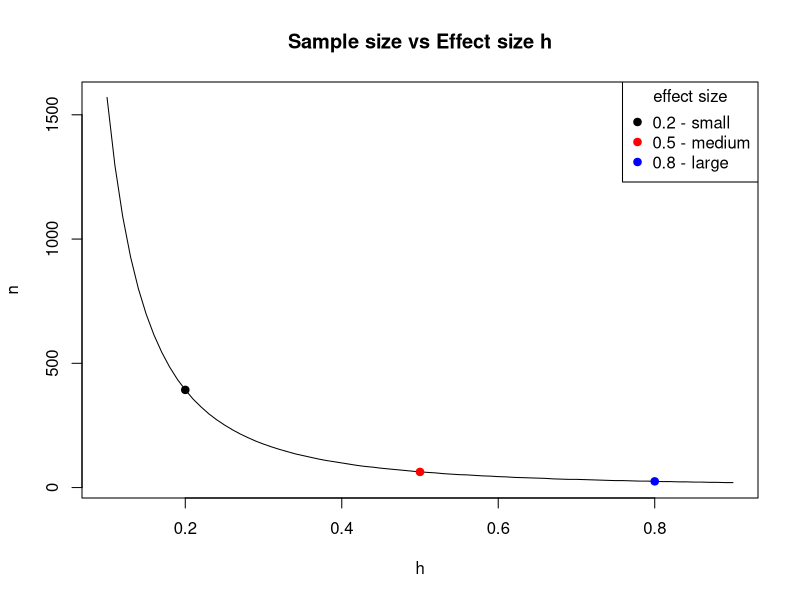
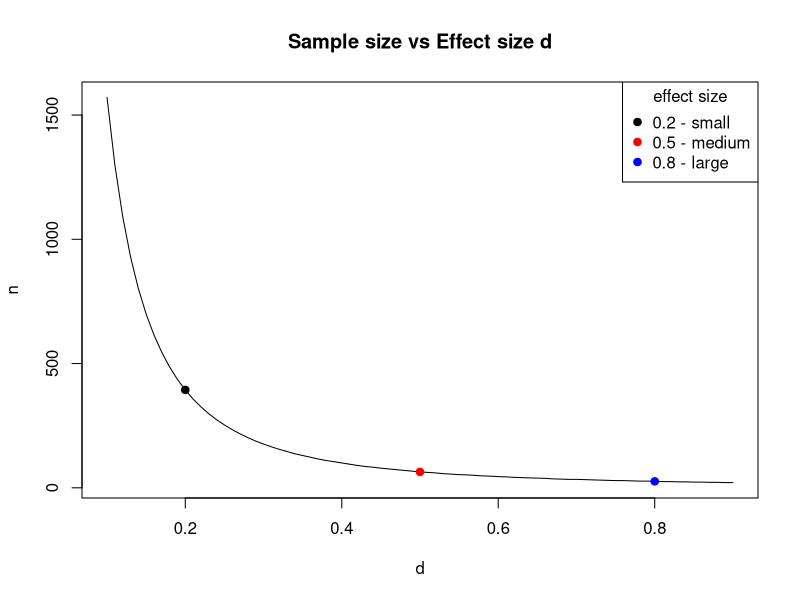
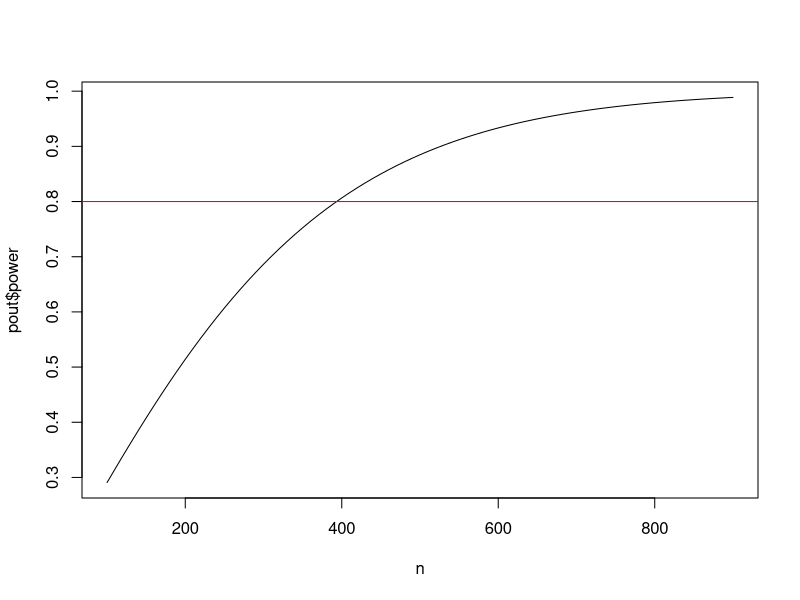
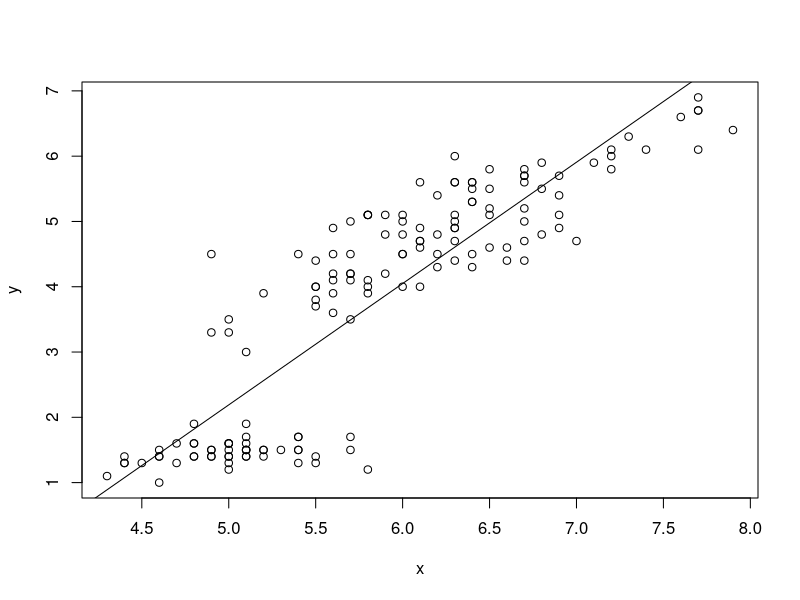
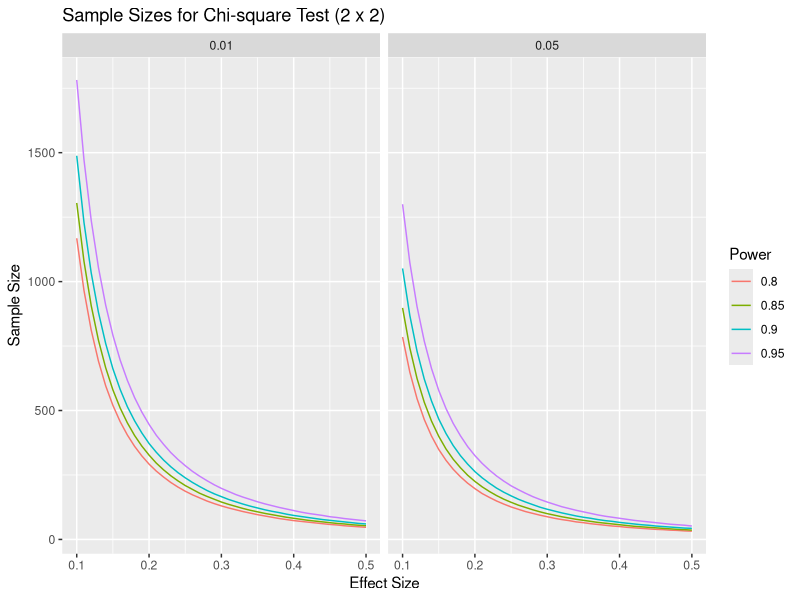

Write the R code that produced these figures, in order.
# Clay Ford
# Power and Sample Size Analysis
# Spring 2016
# UVa StatLab

# Power and sample size calculations for various statistical tests using the
# "pwr" package and a few built-in R functions


# install.packages("pwr")
library(pwr)


# pwr.p.test --------------------------------------------------------------

# one-sample test for proportions  (ES=h) 

# When we want to test if a proportion is equal to some hypothesized value 
# versus a null value, such as random chance, or 0.5. Notice it requires an
# effect size expressed as "h". Use the ES.h() function for this.

# This applies to our name tag example. Say we think people place name tags on 
# the left side of their chest 65% percent of the time versus random chance
# (50%). What sample size do we need to show this assuming a significance level
# (Type I error) of 0.05 and a desired power of 0.80?

# The effect size is .65 - .50 = .15. But notice that .16 - .01 = .15 as well. 
# The absolute differences are equal but notice their ratios:

0.65/0.50
0.16/0.01

# A difference of 0.16 and 0.01 is more dramatic than 0.65 and 0.50. Because of 
# this the difference 0.65 vs. 0.50 requires a larger sample size. Hence the
# need to calculate an effect size that reflects this. Using ES.h()

ES.h(p1 = 0.65, p2 = 0.50)
ES.h(p1 = 0.16, p2 = 0.01) # larger effect size

# NOTE: the effect size is calculated using an arcsine transformation. Also, the
# "h" effect size ranges (practically) from about 0.05 to 2.7 in absolute value.

# In this particular statistical test, we want the p1 = alternative and p2 =
# Null: ES.h(p1 = 0.65, p2 = 0.50)

# How many people do I need to sample to reject the null of random chance (0.50)
# if the true proportion is 0.65, with 80% power and 0.05 significance?
h <- ES.h(p1 = 0.65, p2 = 0.50)
pwr.p.test(h = h, sig.level = 0.05, power = 0.80)

# About 85 people; always round up.

# The previous example assumed a two-sided test: Null = 0.5, Alt != 0.5. However
# our hypothesis is that the proportion is GREATER than 0.5, so we should modify
# our calculations to be one-sided. Our test is more powerful if we're willing
# to believe the alternative is "greater" than .50. Set alternative = "greater"
pwr.p.test(h = h, sig.level = 0.05, power = 0.80, alternative = "greater")

# Notice we need fewer people. 

# Say we think people place name tags on the left 75% percent of the time
# instead of 50%. What is the power of our test if we survey 30 people provided 
# we accept a significance level of 0.05? (Notice we can use the ES.h() function
# in pwr.p.test)
pwr.p.test(h = ES.h(p1 = 0.75, p2 = 0.50), n = 30, sig.level = 0.05)

# Again, notice the default is a "two.sided" test. This means we're simply
# testing that the alternative proportion is not 0.5. It could be lower or
# higher. Assuming "greater" increases the power:
pwr.p.test(h = ES.h(p1 = 0.75, p2 = 0.50), n = 30, sig.level = 0.05, 
           alternative = "greater")

# Equivalently we can think of one proportion being "less" than some value, say
# 0.25 versus random chance. Notice the effect is negative and resulting power is
# the same:
pwr.p.test(h = ES.h(p1 = 0.25, p2 = 0.50), n = 30, sig.level = 0.05, 
           alternative = "less")

# NOTE: Usually recommended to stick with the two-sided alternative.


# YOUR TURN!
# Say we think people place name tags on the left 70% percent of the time instead
# of 50%. What sample size do we need to show this assuming a significance level
# of 0.01, a desired power of 0.90, and a one-sided "greater" alternative?
pwr.p.test(h = ES.h(p1 = 0.70, p2 = 0.50), sig.level = 0.01, power = 0.90, 
           alternative = "greater")


# pwr.2p.test -------------------------------------------------------------

# two-sample test for proportions (ES=h) 

# We want to test if two proportions are equal. To use this function, we once 
# again need to calculate effect size using ES.h(). Or as we'll see, we can use
# the base R function, power.prop.test.

# EXAMPLE: Let's say I randomly sample male and female UVa undergrad students 
# and ask them if they consume alcohol at least once a week. My null hypothesis 
# is no difference in the proportion that answer yes. My alternative hypothesis 
# is that there is a difference. (two-sided; one gender has higher proportion, I
# don't know which.) I'd like to detect a difference as small as 5%. How many 
# students do I need to sample in each group if we want 80% power and a
# significance level of 0.05?

# Recall effect size depends on the two proportions we compare:
ES.h(p1 = 0.55, p2 = 0.50)
ES.h(p1 = 0.35, p2 = 0.30)
ES.h(p1 = 0.15, p2 = 0.10)

# 55% vs. 50%
pwr.2p.test(h = ES.h(p1 = 0.55, p2 = 0.50), sig.level = 0.05, power = .80)
# 35% vs. 30%
pwr.2p.test(h = ES.h(p1 = 0.35, p2 = 0.30), sig.level = 0.05, power = .80)
# 15% vs. 10%
pwr.2p.test(h = ES.h(p1 = 0.15, p2 = 0.10), sig.level = 0.05, power = .80)

# Sample size is per group. Always round sample size up.

# Base R has a function called power.prop.test that allows you to use the raw
# proportions in the function.
power.prop.test(p1 = 0.55, p2 = 0.50, sig.level = 0.05, power = .80)
power.prop.test(p1 = 0.35, p2 = 0.30, sig.level = 0.05, power = .80)
power.prop.test(p1 = 0.15, p2 = 0.10, sig.level = 0.05, power = .80)

# Notice the results are slightly different. It calculates effect size
# differently.

# If we don't have any preconceived estimates of proportions or don't feel
# comfortable making estimates, we can use a conventional effect size:
cohen.ES(test = "p", size = "small") # 0.2
cohen.ES(test = "p", size = "medium") # 0.5
cohen.ES(test = "p", size = "large") # 0.8


# Sample sizes for the conventional effects:
pwr.2p.test(h = 0.2, sig.level = 0.05, power = .80)
pwr.2p.test(h = 0.5, sig.level = 0.05, power = .80)
pwr.2p.test(h = 0.8, sig.level = 0.05, power = .80)

# Let's see how effect size affects sample size. The results of the pwr
# functions can be saved:
pout <- pwr.2p.test(h = 0.2, power = 0.80, sig.level = 0.05)
# Then various parts can be extracted:
str(pout)
pout$n
ceiling(pout$n) # round up

# We can also do this directly as follows:
ceiling(pwr.2p.test(h = 0.2, power = 0.80, sig.level = 0.05)$n)

# comparing effect size to sample size to help us get a feel for their
# relationship:

# generate a sequence of effect sizes
h <- seq(0.1, 0.9, 0.01)

# "apply" the pwr.p.test function to the effect sizes
n <- sapply(h, function(x)ceiling(pwr.2p.test(h = x, power = 0.80)$n))

# plot sample size vs. effect size
plot(h, n, type="l", main="Sample size vs Effect size h")

# add points representing "conventional" effect sizes
points(x = c(0.2,0.5,0.8), y = n[h %in% c(0.2,0.5,0.8)], 
       pch=19, cex=1, col=c("black","red","blue"))
legend("topright", legend = c("0.2 - small","0.5 - medium","0.8 - large"), 
       col = c("black","red","blue"), 
       pch = 19, title = "effect size")

# As we go below 0.2, the sample size takes off!

# What sample size do I need to detect effects of 0.2 and 0.1 with 80% power?
pwr.2p.test(h = 0.2, sig.level = 0.05, power = 0.8)
pwr.2p.test(h = 0.1, sig.level = 0.05, power = 0.8)

# YOUR TURN! Let's say we're only able to randomly sample 80 students (40 per 
# group). What's the power of our two-sided test test if we assume a small
# effect size of 0.2 and we set significance level to 0.05?
pwr.2p.test(h = 0.2, sig.level = 0.05, n = 40)


# pwr.2p2n.test -----------------------------------------------------------

# two-sample test for proportions, unequal sample sizes (ES=h) 

# This function allows us to calculate power when we have unequal sample sizes. 
# We can also use it to find a sample size for one group when we already know
# the size of the other. It has two "n" arguments: n1 and n2

# Let's return to our undergraduate survey of alcohol consumption. It turns out 
# we were able to survey 543 males and 675 females. What's the power of our
# test?

# I honestly have no idea if there would be a difference, or if there was, how
# big that difference would be. I also have no idea about what the proportions
# would be. In this case we could use a "conventional" effect size. (Small,
# Medium, or Large)

# Let's say we're interested in being able to detect a "small" effect size.

cohen.ES(test = "p", size = "small") # 0.2

# So instead of using ES.h() with guesses at p1 and p2, I can just use the
# effect size 0.2.
pwr.2p2n.test(h = 0.2, n1 = 543, n2 = 675, sig.level = 0.05)

# Let's say I previously surveyed 763 female undergraduates and found that p%
# said they consumed alcohol once a week. I'd like to survey some males and see
# if a significantly different proportion respond yes. How many do I need to
# sample to detect a small effect size in either direction with 80% power and a 
# significance level of 0.05?

pwr.2p2n.test(h = 0.2, n1 = 763, power = 0.8, sig.level = 0.05)
# or specify n2; it doesn't matter
pwr.2p2n.test(h = 0.2, n2 = 763, power = 0.8, sig.level = 0.05)



# pwr.t.test --------------------------------------------------------------

# one sample and two sample t tests for means (ES=d) 

# The effect size d is simply the difference in population means divided by the 
# standard deviation of either population (since they are assumed equal). Now we
# have to make a guess at the standard deviation!

# There is no function for effect size d. We have to calculate this ourselves.

# d = mean1 - mean2 / sd

# The cohen.ES function can return small, medium and large d values, which are
# 0.2, 0.5 and 0.8:
cohen.ES(test = "t", size = "small")
cohen.ES(test = "t", size = "medium")
cohen.ES(test = "t", size = "large")

# Two-sample t test

# EXAMPLE: I'm interested to know if there is a difference in the mean price of 
# what male and female students pay at the library coffee shop. Let's say I 
# randomly observe 30 male and 30 female students check out from the coffee shop
# and note their total purchase price. How powerful is this experiment if I want
# to detect a "medium" effect in either direction?

pwr.t.test(n = 30, d = 0.5, sig.level = 0.05) # n is per group

# How many do I need to observe for a test with 80% power?
pwr.t.test(d = 0.5, power = 0.80, sig.level = 0.05)

# What about a large effect?
pwr.t.test(n = 30, d = 0.8, sig.level = 0.05) # n is per group
pwr.t.test(d = 0.8, power = 0.8, sig.level = 0.05) 


# The default alternative is "two.sided". That is, we're looking for an effect 
# in either direction. We can specify the alternative as "greater" than 0 or
# "less" than 0. 

# alternative: greater than 0 (positive effect)
# what sample size do I need for 80% power and a medium effect?
pwr.t.test(d = 0.5, power = 0.80, sig.level = 0.05, alternative = "greater")

# alternative: less than 0 (negative effect)
# need to make the effect negative
# what sample size do I need for 80% power?
pwr.t.test(d = -0.5, power = 0.80, sig.level = 0.05, alternative = "less")

# Same sample size in either case. Again, in practice, probably best to conduct
# two-sided tests.

# EXAMPLE: Let's say we want to be able to detect a difference of at least 75
# cents in the mean purchase price. How can we convert that to an effect size?
# First we need to make a guess at the population standard deviation. If we have
# absolutely no idea, one rule of thumb is to take the difference between the 
# maximum and minimum values and divide by 4 (or 6). Let's say max is 10 and min
# is 1. So our guess at a standard deviation is 9/4 = 2.25. Therefore d is

d <- 0.75/2.25 # 0.333
pwr.t.test(d = d, power = 0.80, sig.level = 0.05)

# An effect size of 0.333 requires 143 per group 
# An effect size of 0.2 requires 394 per group.

# Let's see how effect size affects sample size. Create a plot of effect size
# versus required sample size for 80% power and 0.05 significance level:
d <- seq(0.1,0.9,0.01)
n <- sapply(d, function(x) ceiling(pwr.t.test(d = x, power = 0.80)$n))
plot(d,n,type="l", main="Sample size vs Effect size d")
points(x = c(0.2,0.5,0.8), y = n[d %in% c(0.2,0.5,0.8)], 
       pch=19, cex=1, col=c("black","red","blue"))
legend("topright", legend = c("0.2 - small","0.5 - medium","0.8 - large"), 
       col = c("black","red","blue"), 
       pch = 19, title = "effect size")

# We can see how crucial anticipated effect size is to determining sample size.

# If you don't like working with d, you can use the power.t.test function that 
# comes with base R. It allows you to specify "delta" (true difference in means)
# and "sd" (standard deviation):

power.t.test(delta = 0.75, sd = 2.25, sig.level = 0.05, power = 0.8)

# For any of the pwr functions we can provide multiple sample size values to get
# multiple power estimates. For example, let's see how power changes as we let n
# go from 100 to 500 by 100 using a "small" effect size of 0.2.

pwr.t.test(n = seq(100,500,100), d = 0.2, sig.level = 0.05)

# We can save this output and graph:
n <- seq(100,900,10)
pout <- pwr.t.test(n = n, d = 0.2, sig.level = 0.05)
plot(x = n, y = pout$power, type = "l")
abline(h = 0.8, col = "red")

# One-sample t-test

# To calculate power and sample size for one-sample t-test, I have to set the
# "type" argument to type = "one.sample"

# EXAMPLE: I think the average purchase price at the Library coffee shop is over
# $3 per student. My null is $3 or less; my alternative is greater than $3. If 
# the true average purchase price is $3.50, I would like to have 90% power to 
# declare my estimated average purchase price is greater than $3. How many 
# transactions do I need to observe assuming a significance level of 0.05? Let's
# say max purchase price is $10 and min is $1. So our guess at a standard
# deviation is 9/4 = 2.25. Therefore d is...

d <- 0.50/2.25
pwr.t.test(d = d, sig.level = 0.05, power = 0.90, alternative = "greater", 
           type = "one.sample")

# or with power.t.test:
power.t.test(delta = 0.50, sd = 2.25, power = 0.90, sig.level = 0.05, 
             alternative = "one.sided", type = "one.sample")

# Very important to remember type = "one.sample"

# What if I lower my significance level to 0.01?
pwr.t.test(d = d, sig.level = 0.01, power = 0.90, alternative = "greater", 
           type = "one.sample")

# Going to extremes...
pwr.t.test(d = d, sig.level = 0.001, power = 0.999, alternative = "greater", 
           type = "one.sample")

# Another type is "paired". A paired t-test is basically the same as a 
# one-sample t-test. Instead of one sample of individual observations, you have 
# one sample of pairs of observations, where you take the difference between 
# each pair to get a single sample of differences. These are commonly before and
# after measures on the same person.

# The effect size for a paired t-test can include correlation between the pairs 
# (This is because the pairs are dependent, not independent):

# d = (mean1 - mean2) / sd * sqrt(2 * (1 - r))   (Cohen, p. 48)

# Another definition of effect size for paired data (without correlation):

# d = (mean1 - mean2) / sd * sqrt(2)    (Dalgaard, p. 145)

# The second is more conservative and probably safer to use.

# Notice "paired" and "one.sample" return the same result, but the effect (d)
# means different things in each scenario.
pwr.t.test(d = 0.2, power = 0.90, type = "paired")
pwr.t.test(d = 0.2, power = 0.90, type = "one.sample")

power.t.test(delta = 0.75, sd = 3.75, power = 0.90, type = "paired")
power.t.test(delta = 0.75, sd = 3.75, power = 0.90, type = "one.sample")

# EXAMPLE: 24 high school boys are put on a ultraheavy rope-jumping program. 
# Does this increase their 40-yard dash time? We'll measure their 40 time before
# the program and after. We'll use a paired t-test to see if the difference in 
# times is greater than 0. Assume the standard deviation of the differences will
# be about 0.25. How powerful is the test to detect a difference of about 0.08
# with 0.05 significance?

pwr.t.test(n = 24, d = 0.08 / (0.25 * sqrt(2)), 
           type = "paired", alternative = "greater")

# or 
power.t.test(n = 24, delta = 0.08, sd = 0.25 * sqrt(2), 
             type = "paired", alternative = "one.sided")


# YOUR TURN! How many boys would I need to sample to detect a difference of 0.05
# in either direction with 80% power and the usual 0.05 significance level,
# assuming the standard deviation of the differences will be about 0.25?
pwr.t.test(d = 0.05 / (0.25 * sqrt(2)), power = 0.8, type = "paired")
power.t.test(delta = 0.05, sd = 0.25 * sqrt(2), power = 0.8, type = "paired")

# pwr.t2n.test ------------------------------------------------------------

# two sample t test for means, unequal sample sizes (ES=d) 

# Find power for a t-test with 28 in one group and 35 in the other group and a
# medium effect size. (sig.level defaults to 0.05.)
pwr.t2n.test(n1 = 28, n2 = 35, d = 0.5)

# Find n1 sample size when other group has 35, desired power is 0.80, effect 
# size is 0.5 and significance level is 0.05:
pwr.t2n.test(n2 = 35, d = 0.5, power = 0.8)



# pwr.chisq.test ----------------------------------------------------------

# chi-squared tests (ES=w)

# There are two chi-square tests this function addresses:

# 1. goodness of fit test
# 2. contingency test, or test for association

# In a goodness of fit test, a single dimension of proportions is tested against
# a prespecified set of proportions which constitutes the null hypothesis. 
# Rejecting the null means we have sufficient evidence to conclude the data 
# don't appear to "fit" the prespecified set of proportions. If we were hoping 
# to show our data "fit" the prespecified set of proportions, then failure to
# reject the Null is a good thing.

# In a contingency test, or test of association, a table of counts classified by
# two variables is tested against the expected table of counts given the two 
# variables are independent. Rejecting the null means the data appear to be 
# associated in some way.

# The pwr.chisq.test function requires specification of effect size "w". The
# effect size "w" differs depending on the test. The pwr package provides two 
# functions to calculate both versions:

# ES.w1	- goodness of fit
# ES.w2	- test for association

# In essence, the effect size w measures the discrepancy between null and 
# alternative proportions over the cells in a table. These formulas are provided
# in Chapter 7 of Cohen (1988).

# ES.w1(P0, P1)
# P0 - First set of k probabilities (null hypothesis)
# P1 - Second set of k probabilities (alternative hypothesis)

# ES.w2(P)
# P	- A two-way probability table (alternative hypothesis)

# As we can see calculating an effect size takes a bit of work. If you like, you
# can go with small, medium or large: 0.10, 0.30, 0.50

cohen.ES(test = "chisq", size = "small")
cohen.ES(test = "chisq", size = "medium")
cohen.ES(test = "chisq", size = "large")

# Finally, the pwr.chisq.test requires specifying degrees of freedom (df).

# goodness of fit: df = number of cells - 1
# test of association: (Var1 number of categories - 1) * (Var2 number of categories - 1)

# Let's work some examples!

# Goodness of fit

# EXAMPLE: (From Cohen, example 7.1) A market researcher is seeking to determine
# preference among 4 package designs. He arranges to have a panel of 100 
# consumers rate their favorite package design. He wants to perform a chi-square
# goodness of fit test against the null of equal preference (25% for each
# design) with a significance level of 0.05. What's the power of the test if 3/8
# of the population actually prefers one of the designs and the remaining 5/8
# are split over the other 3 designs?

# To calculate effect size, we need to create vectors of null and alternative
# proportions:
null <- rep(0.25, 4)
alt <- c(3/8, rep((5/8)/3, 3))
# Now use them in the effect size function
ES.w1(null,alt)

# To calculate power, specify effect size, N, and degrees of freedom (4-1).
pwr.chisq.test(w=ES.w1(null,alt), N=100, df=(4-1), sig.level=0.05)

# How many subjects do we need to achieve 80% power?
pwr.chisq.test(w=ES.w1(null,alt), df=(4-1), power=0.8, sig.level = 0.05)

# If our alternative is correct then we need to survey at least 131 people to
# detect this with 80% power.

# test of association

# EXAMPLE: I want to see if there's an association between gender and flossing
# teeth among UVa students. I randomly sample 100 students (male and female) and
# ask whether or not they floss daily. I want to carry out a chi-square test of 
# association to determine if there's an association between these two 
# variables. As usual I set my significance level to 0.05. To determine effect 
# size I need to propose an alternative hypothesis, which in this case is a 
# table of proportions. I propose the following:

#   Floss No Floss
# M   0.1      0.4
# F   0.2      0.3

prob <- matrix(c(0.10,0.20,0.40,0.30), ncol=2, 
               dimnames = list(c("M","F"),c("Floss","No Floss")))
prob

# Even proportion of male and female, but I want to detect if at least 10% more
# females floss.

# Now use the matrix to calculate effect size:
ES.w2(prob)

# We also need degrees of freedom.
# DF = (2 - 1) * (2 - 1) = 1

# And calculate power:
pwr.chisq.test(w = ES.w2(prob), N = 100, df = 1, sig.level = 0.05)

# How many students should I survey if I wish to achieve 90% power?
pwr.chisq.test(w = ES.w2(prob), power = 0.9, df = 1, sig.level = 0.05)

# Even though I constructed the matrix to show females flossing more often, the 
# results apply regardless of the direction of the association we might find. 
# With 221 people sampled and an effect of 0.218 truly present in the 
# population, we have 90% power to reject the null of no association between
# gender and flossing.

# If you don't suspect association in either direction, or you don't feel like
# building a matrix in R, you can go with a conventional effect size.

cohen.ES(test = "chisq", size = "small")
pwr.chisq.test(w = 0.1, N = 100, df = 1, sig.level = 0.05)
pwr.chisq.test(w = 0.1, power = 0.9, df = 1, sig.level = 0.05)


# pwr.r.test --------------------------------------------------------------

# correlation test (ES=r) 

# The correlation test allows us to test whether there is any linear 
# relationship between two continuous variables. In other words, can we reject
# the null hypothesis of the correlation coefficient being 0. 

# Here's an example of what appears to be a linear relationship. (Note: The iris
# dataset comes with R.)
head(iris)
x <- iris$Sepal.Length
y <- iris$Petal.Length
plot(x,y)

# The correlation is high. Recall correlation ranges from -1 to 1.
cor(x,y)

# We can fit a straight line to the data using simple linear regression:
lm(y ~ x)
coef(lm(y ~ x)) # just view coefficients

# and draw the fitted line
abline(lm(y ~ x))

# the slope of the line is related to the correlation coefficient:
coef(lm(y ~ x))[2] # slope
# same as...
cor(x, y) * sd(y)/sd(x)

# So testing if the correlation is 0 is the same as testing if the slope in the
# simple linear regression is 0.

# The nice thing about correlation is that it's already unitless, so we don't
# require a formula to calculate effect size.

# For what it's worth, here are suggested small, medium and large effect sizes:
cohen.ES(test = "r", size = "small")
cohen.ES(test = "r", size = "medium")
cohen.ES(test = "r", size = "large")

# EXAMPLE: Let's say I'm a web developer and I want to conduct an experiment 
# with one of my sites. I want to randomly select a group of people, ranging in 
# age from 18 - 65, and time them how long it takes them to complete a task, say
# locate some piece of information. I suspect there may be a "small" positive 
# linear relationship between time it takes to complete the task and age. How 
# many subjects do I need to detect this positive (ie, r > 0) relationship with
# 80% power and the usual 0.05 significance level?

pwr.r.test(r = 0.1, sig.level = 0.05, power = 0.8, alternative = "greater")

# The "arctangh transformation" approximates the normal distribution, which is 
# used in the power and sample size calculations.

# The default is a two-sided test. We specify alternative = "greater" since we 
# believe there is small positive effect. That is, our null is correlation <= 0
# vs the alternative that correlation is > 0. 

# What if I just want to detect a small effect in either direction (positive or
# negative correlation)? Use the default settings of "two.sided"
pwr.r.test(r = 0.1, sig.level = 0.05, power = 0.8, alternative = "two.sided")

# And what if I hypothesize a negative effect (decreased time as age increases)?
# We need to make the effect size negative and specify alternative = "less"
pwr.r.test(r = -0.1, sig.level = 0.05, power = 0.8, alternative = "less")

# Of course the number of subjects is the same as alternative = "greater".

# YOUR TURN:
# What's the power of my test if I recruit 50 people and I hypothesize a medium
# positive effect?
pwr.r.test(n = 50, r = 0.3, sig.level = 0.05, alternative = "greater")



# power.anova.test --------------------------------------------------------

# balanced one-way analysis of variance tests

# ANOVA, or Analysis of Variance, tests whether or not means differ between more
# than 2 groups. One-way means one explanatory variable. Balanced means we have
# equal sample size in each group. The null hypothesis is that the means are all
# equal.

# Let's start with the power.anova.test function that comes with base R. It's 
# easier to use than pwr.anova.test and does not require calculating an effect
# size.

# The power.anova.test function requires you to specify the number of groups, 
# the between group variance (between.var), and the within group variance
# (within.var), which we assume is the same for all groups.

# EXAMPLE: Let's say I'm a web developer and I'm interested in 3 web site 
# designs for a client. I'd like to know which design(s) help users find 
# information fastest, or which design requires the most time. I design an 
# experiment where I have 3 groups of randomly selected people use one of the 
# designs to find some piece of information and I record how long it takes. (All
# groups look for the same information.) How many people do I need in each group
# if I believe two of the designs will take 30 seconds and one will take 25
# seconds? Assume population standard deviation is 5 and that I desire power
# and significance levels of 0.8 and 0.05.

# The between group variance:
var(c(30, 30, 25))

# The within group variance (sd ^ 2):
5^2

power.anova.test(groups = 3, between.var = 8.3, within.var = 5^2, power = 0.8)


# The pwr.anova.test function requires you to provide an effect size. The effect
# size, f, for k groups is calculated as follows:

# f = sd_means / sd_populations

# Translation: standard deviation of the k means divided the common standard 
# deviation of the populations involved.

# Or just use conventional effect sizes: 0.1, 0.25, 0.4.

cohen.ES(test = "anov", size = "small")
cohen.ES(test = "anov", size = "medium")
cohen.ES(test = "anov", size = "large")

# Returning to example, How many people do I need in each group if I want to
# detect a medium effect with 80% power and a significance level of 0.05.
pwr.anova.test(k = 3, f = 0.25, sig.level = 0.05, power = 0.8)

# Or what's the power of my test to detect a medium effect if I get 50 for each
# group?
pwr.anova.test(k = 3, f = 0.25, sig.level = 0.05, n = 50)



# pwr.f2.test -------------------------------------------------------------

# test for the general linear model (ES=f2) 

# By "general linear model" we basically mean multiple regression. This is a 
# little tricky to use because not only do we have to supply an "effect size" 
# (f2), we also have to supply numerator (u) and denominator (v) degrees of 
# freedom instead of sample size. These last two refer to the F test that tests 
# whether all the model coefficients (except the intercept) are 0. We can also 
# think of this as a test that the proportion of variance explained by the model
# predictors is 0. 

# Example of F test using the stackloss data that comes with R. See ?stack.loss
head(stackloss)

# Regress stack.loss on the other 3 variables and view summary of results.
# Results of F test are last line in summary
summary(lm(stack.loss ~ ., data=stackloss))

# Multiple R-squared:  0.9136
# F-statistic:  59.9 on 3 and 17 DF,  p-value: 3.016e-09

# u = 3 (numerator DF)
# v = 17 (denominator DF)

# u is the number of coefficients you'll have in your model (again, minus the
# intercept).

# v is the number of error degrees of freedom. It equals n - u - 1. (17 = 21 - 3
# - 1) So if we want to determine sample size for a given power and effect size,
# we actually find v, which we then use to solve n = v + u + 1.


# The effect size is determined as follows:

# f2 = PV_s / PV_e

# where PV_s = proportion of variance explained by the predictors (signal) and
# PV_e = proportion of variance unexplained (error or noise)

# Another way to express this is 

# f2 = R-squared / (1 - R-squared)

# Where R-squared is the coefficient of determination, R^2. Also described as
# the "proportion of variance explained".

# To determine your effect size you hypothesize the proportion of variance your
# model explains, or the R-squared. For example, 0.45. This leads to an effect size of
0.45/(1 - 0.45) # ~0.81

# It should be noted we can reverse this. Given an effect size, we can determine
# R-squared as ES / (1 + ES)
0.81/(1 + 0.81) # ~0.45

# Again we have suggested small, medium and large effect sizes:

cohen.ES(test = "f2", size = "small") # 0.02
# R-squared:
0.02/(1 + 0.02) # 0.019

cohen.ES(test = "f2", size = "medium") # 0.15
# R-squared:
0.15/(1 + 0.15) # 0.130

cohen.ES(test = "f2", size = "large") # 0.35
# R-squared:
0.35/(1 + 0.35) # 0.259

# Obviously these are debatable! What's conventional in the behavioral and
# social sciences may not be in other fields.

# EXAMPLE: Let's say I'm hired to survey a company's workforce about job 
# satisfaction. I ask employees to rate their satisfaction on a scale from 1 
# (hating life) to 10 (loving life). I know there will be variability in the 
# answers, but I think two variables that will explain this variability are 
# salary and gender. In fact I think it will explain at least 30% (R^2 = .30) of
# the variance. How powerful is my "experiment" if I randomly recruit 40
# employees and accept a 0.05 significance level?

# Two predictors, so u = 2
# 40 subjects, so v = 40 - 2 - 1 = 37
# R^2 = .30, so effect size f2 = 0.3/(1 - 0.3)

pwr.f2.test(u = 2, v = 37, f2 = 0.3/(1 - 0.3), sig.level = 0.05)

# How many employees do I need to survey if I want to be able to detect at least
# 30% explained variance (R^2 = .30) with 80% power and the usual 0.05
# significance level? We have to find v and then derive n.

pwr.f2.test(u = 2, f2 = 0.3/(1 - 0.3), sig.level = 0.05, power = 0.8)
# now find n
23 + 2 + 1

# It's important to note that the alternative hypothesis here is that at least 
# one of the coefficients in my model is not 0. This doesn't mean we need at 
# least 26 subjects to have all coefficients significant. It just means 26 
# subjects gives us 80% chance of correctly detecting the effect of at least one
# of our predictors, provided one or more truly affect our response.

# Continuing with previous example, it would be of interest if having your own 
# office accounted for at least 5% beyond the variance explained by the model 
# with salary and gender. We could think of this as a 0/1 indicator in the model
# that takes the value 1 if an employee has his/her own office, and 0 otherwise.

# Call the office indicator variable set "B" and the others variable set 
# "A". We'd like to know the power of this regression for detecting the 
# contribution of B to the model with A. This is sometimes called a Partial F 
# test. We test if a set of predictors explain variance above and beyond a
# second set of predictors. The null is no contribution.

# The effect size for this test:
  
# f2 = (R^2_AB - R^2_A) / (1 - R^2_AB)

# R^2_AB is percent variance explained by variable sets A and B. R^2_A is 
# percent variance explained by variable set A.

# In this case, f2 = (0.35 - 0.30)/(1 - 0.35)
  
# How many employees would we need to survey to identify the office contribution
# to variance explained with 90% power and a signficance level of 0.05?

# u = number of variables in set "A"
# v = n - number of variables in sets "A" and "B" - 1

pwr.f2.test(u = 2, f2 = (0.35 - 0.30) /(1 - 0.35), sig.level = 0.05, power = 0.9)

# To calculate sample size:
# n = round(v) + number of variables in A & B + 1
165 + 3 + 1


# time permitting material ------------------------------------------------

# sample size curves

# Sample size curves can be a useful visual aid in helping understand the 
# relationship between effect size, power, sample size and significance level.
# Let's make some for a chi-square test of association for a 2 x 2 table.

# generate a sequence of effect sizes and power values
es <- seq(0.1,0.5,0.01)
pow <- c(0.8, 0.85, 0.9, 0.95)

# combine these values into a data frame
vals <- expand.grid(es=es,pow=pow)

# create a function to calculate sample size and extract
getN <- function(es,pow,sl=0.05){
  ceiling(pwr.chisq.test(w = es, df = 1, power = pow, sig.level = sl)$N)
}

# "apply" the function to the es and pow columns of the vals data frame
vals$n <- mapply(getN, vals$es, vals$pow)
# add a column to indicate significance level
vals$sl <- 0.05

# create temporary copy of vals to do the same for 0.01 significance level
tmp <- vals
tmp$n <- mapply(getN, vals$es, vals$pow, 0.01)
tmp$sl <- 0.01

# combine tmp and vals into vals
vals <- rbind(vals, tmp); rm(tmp)

# set "pow" as factor to aid in plotting
vals$pow <- factor(vals$pow)

# create sample size curves faceted by significance level
library(ggplot2)
ggplot(vals, aes(es, n, color=pow, group=pow)) + geom_line() +
  facet_wrap(~ sl) +
  labs(x="Effect Size", y="Sample Size", title="Sample Sizes for Chi-square Test (2 x 2)") +
  scale_color_discrete("Power") 






# END WORKSHOP SCRIPT
